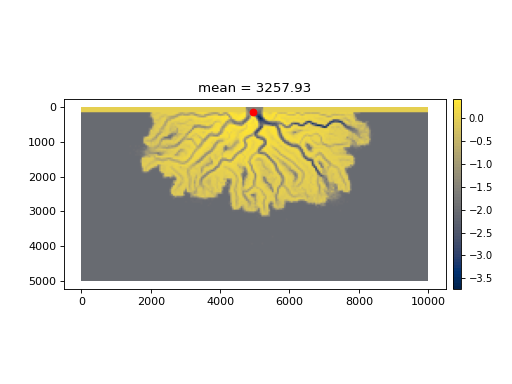

Generate this figure with Python:
from sandplover.mask import ShorelineMask
from sandplover.plan import compute_shoreline_distance
from sandplover.sample_data.sample_data import golf
#
golf = golf()
#
sm = ShorelineMask(
    golf["eta"][-1, :, :], elevation_threshold=0, elevation_offset=-0.5
)
#
# Compute mean and stddev distance
#
mean, stddev = compute_shoreline_distance(
    sm, origin=[golf.aux["L0"].data, golf.aux["CTR"].data]
)
#
# Make the plot
#
import matplotlib.pyplot as plt
fig, ax = plt.subplots()
golf.quick_show("eta", idx=-1, ticks=True, ax=ax)
dx = golf.aux["dx"].data
origin_x = golf.aux["CTR"].data * dx
origin_y = golf.aux["L0"].data * dx
_ = ax.plot(origin_x, origin_y, "ro")
_ = ax.set_title("mean = {:.2f}".format(mean))
